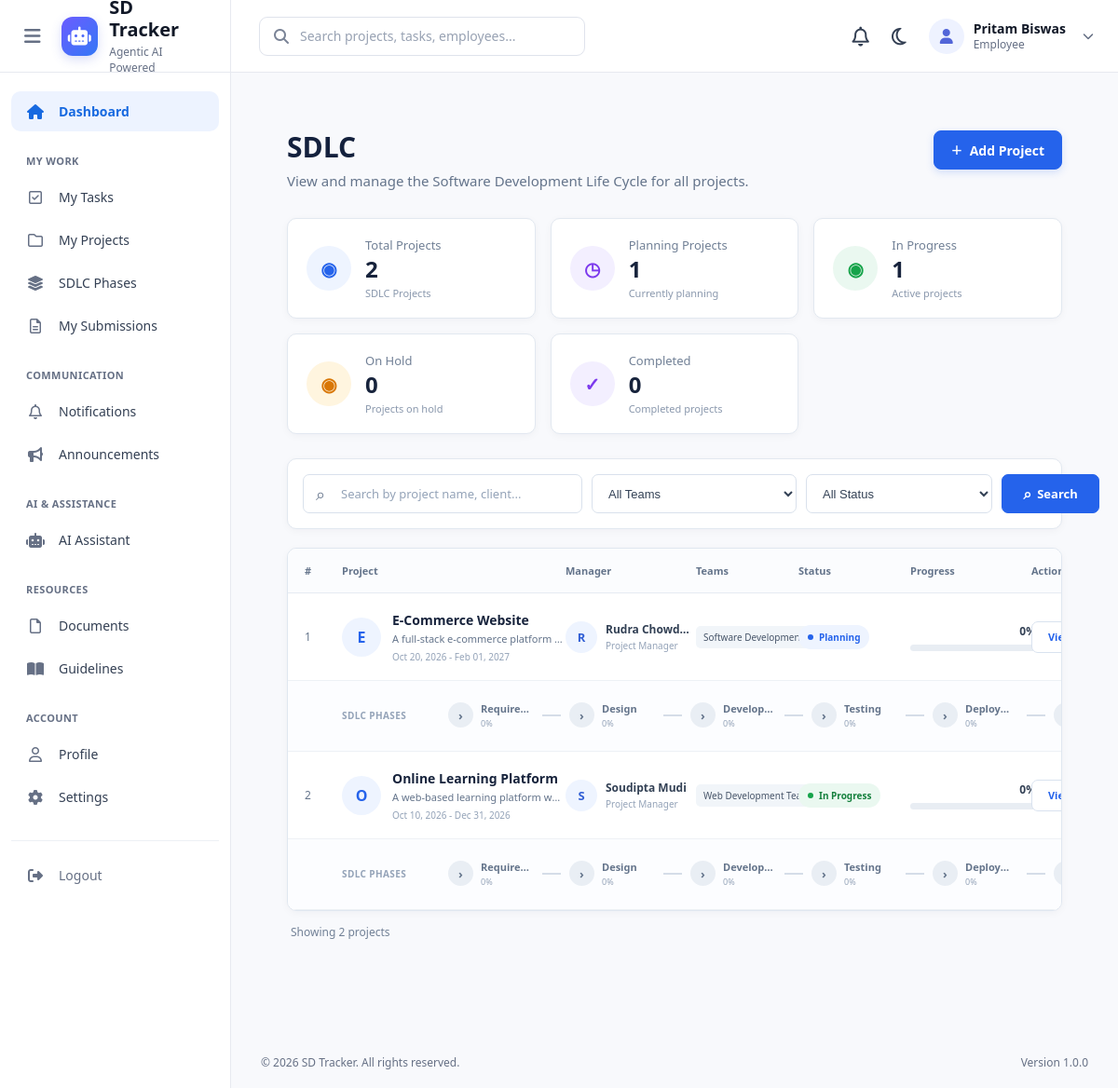
/sdlc/sdlc_list/ (signed in), run on an earlier commit of the app's database.
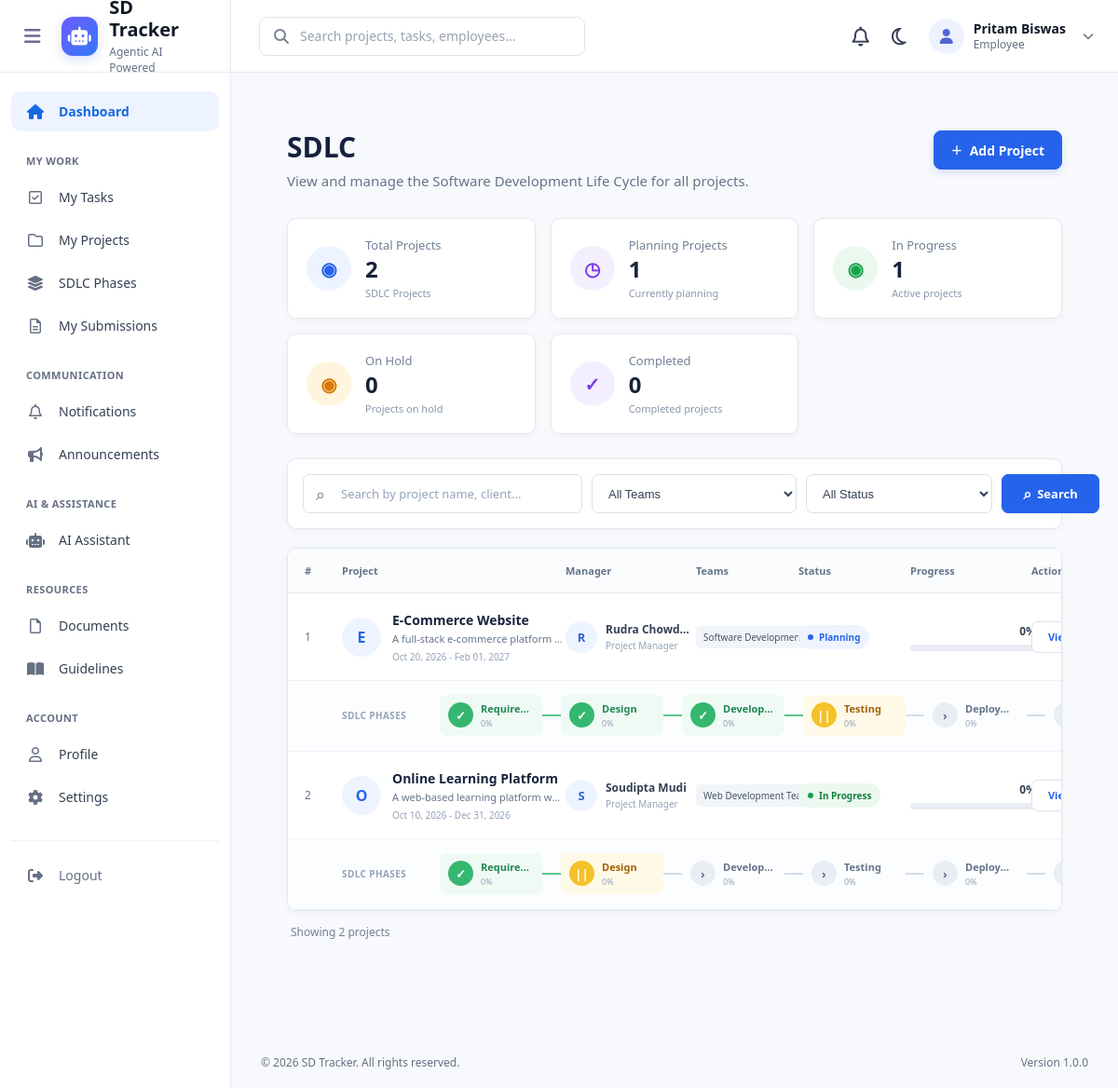
And on a later commit of the database.
### sdlc/models.py (models this page shows, shortened)
class SDLCPhase(models.Model):
    PHASE_CHOICES = (
        ("requirement", "Requirement Gathering"),
        ("design", "Design"),
        ("development", "Development"),
        ("testing", "Testing"),
        ("deployment", "Deployment"),
        ("maintenance", "Maintenance"),
    )
    STATUS_CHOICES = (
        ("not_started", "Not Started"),
        ("in_progress", "In Progress"),
        ("completed", "Completed"),
        ("on_hold", "On Hold"),
    )
    project = models.ForeignKey(
        Project,
        on_delete=models.CASCADE,
        related_name="phases"
    )
    phase_name = models.CharField(
        max_length=50,
        choices=PHASE_CHOICES
    )
    description = models.TextField(
        blank=True
    )
    start_date = models.DateField(
        null=True,
        blank=True
    )
    deadline = models.DateField(
        null=True,
        blank=True
    )
    status = models.CharField(
        max_length=20,
        choices=STATUS_CHOICES,
        default="not_started"
    )
    progress = models.PositiveIntegerField(
        default=0
    )
    order = models.PositiveIntegerField(
        default=1
    )
    class Meta:
        ordering = ["order"]
        constraints = [
            models.UniqueConstraint(
                fields=["project", "phase_name"],
                name="unique_phase_per_project"
            )
        ]

### sdlc/views.py (the view)
# urls.py: path('sdlc_list/', views.sdlc_list, name='sdlc_list'),
@login_required
def sdlc_list(request):
    projects = Project.objects.prefetch_related(
        "phases",
        "teams__members__user",
    ).select_related(
        "manager__user"
    )
    search = request.GET.get("search", "").strip()
    status = request.GET.get("status", "").strip()
    team_id = request.GET.get("team", "").strip()
    if search:
        projects = projects.filter(
            Q(name__icontains=search) |
            Q(description__icontains=search) |
            Q(client_name__icontains=search)
        )
    if status:
        projects = projects.filter(status=status)
    if team_id:
        projects = projects.filter(
            teams__id=team_id
        )
    projects = projects.distinct()
    if request.user.profile.role == "admin":
        teams = Team.objects.all()
    elif request.user.profile.role == "manager":
        teams = Team.objects.filter(
            projects__manager=request.user.employee
        ).distinct()
    else:
        teams = request.user.employee.teams.all().distinct()
    context = {
        "projects": projects,
        "teams": teams,
        "total_projects": Project.objects.count(),
        "planning_projects": Project.objects.filter(
            status="planning"
        ).count(),
        "active_projects": Project.objects.filter(
            status="active"
        ).count(),
        "on_hold_projects": Project.objects.filter(
            status="on_hold"
        ).count(),
        "completed_projects": Project.objects.filter(
            status="completed"
        ).count(),
        "search": search,
        "selected_status": status,
        "selected_team": team_id,
    }
    return render(
        request,
        "sdlc/sdlc_list.html",
        context
    )

### sdlc/templates/sdlc/sdlc_list.html (shortened to what the changed rows need)
{% extends "base.html" %}
{% load static %}
{% block extra_css %}
<link rel="stylesheet" href="{% static 'css/sdlc/sdlc_list.css' %}">
{% endblock %}
{% block content %}
<div class="sdlc-page">
    <div class="page-header">
        <div class="page-header-content">
            <h1>SDLC</h1>
        </div>
    </div>
    <div class="projects-card">
        {% for project in projects %}
        <div class="project-row">
            <div class="project-number">
                {{ forloop.counter }}
            </div>
            <div class="project-info">
                <div class="project-avatar">
                    {{ project.name|first|upper }}
                </div>
                <div class="project-details">
                    <a
                        href="{% url 'sdlc_detail' project.pk %}"
                        class="project-name"
                    >
                        {{ project.name }}
                    </a>
                    <span class="project-description">
                        {% if project.description %}
                            {{ project.description|truncatechars:55 }}
                        {% else %}
                            No description
                        {% endif %}
                    </span>
                    <span class="project-date">
                        {{ project.start_date|date:"M d, Y" }}
                        -
                        {{ project.deadline|date:"M d, Y" }}
                    </span>
                </div>
            </div>
            <div class="manager-info">
                {% if project.manager %}
                    <div class="manager-avatar">
                        {% if project.manager.user.first_name %}
                            {{ project.manager.user.first_name|first|upper }}
                        {% else %}
                            {{ project.manager.user.username|first|upper }}
                        {% endif %}
                    </div>
                    <div class="manager-details">
                        <span class="manager-name">
                            {{ project.manager.user.get_full_name }}
                        </span>
                        <span class="manager-role">
                            Project Manager
                        </span>
                    </div>
                {% else %}
                    <span class="not-assigned">
                        Not Assigned
                    </span>
                {% endif %}
            </div>
            <div class="teams-info">
                {% for team in project.teams.all %}
                    <span class="team-badge">
                        {{ team.name }}
                    </span>
                {% empty %}
                    <span class="not-assigned">
                        No Team
                    </span>
                {% endfor %}
            </div>
            <div>
                {% if project.status == "planning" %}
                    <span class="status-badge planning">
                        <span class="status-dot"></span>
                        Planning
                    </span>
                {% elif project.status == "active" %}
                    <span class="status-badge active">
                        <span class="status-dot"></span>
                        In Progress
                    </span>
                {% elif project.status == "on_hold" %}
                    <span class="status-badge on-hold">
                        <span class="status-dot"></span>
                        On Hold
                    </span>
                {% elif project.status == "completed" %}
                    <span class="status-badge completed">
                        <span class="status-dot"></span>
                        Completed
                    </span>
                {% elif project.status == "cancelled" %}
                    <span class="status-badge cancelled">
                        <span class="status-dot"></span>
                        Cancelled
                    </span>
                {% endif %}
            </div>
            <div class="progress-info">
                <div class="progress-value">
                    {{ project.progress }}%
                </div>
                <div class="progress-track">
                </div>
            </div>
            <div class="action-buttons">
                <a
                    href="{% url 'sdlc_detail' project.pk %}"
                    class="action-btn view-btn"
                    title="View SDLC"
                >
                    View
                </a>
            </div>
        </div>
        <div class="phase-row">
            <div class="phase-row-label">
                SDLC Phases
            </div>
            <div class="phase-flow">
                {% for phase in project.phases.all %}
                    <a
                        href="{% url 'sdlc_detail' project.pk %}"
                        class="phase-item
                        {% if phase.status == 'completed' %}
                            completed
                        {% elif phase.status == 'in_progress' %}
                            in-progress
                        {% elif phase.status == 'on_hold' %}
                            on-hold
                        {% else %}
                            not-started
                        {% endif %}"
                    >
                        <div class="phase-icon">
                            {% if phase.status == "completed" %}
                                ✓
                            {% elif phase.status == "in_progress" %}
                                ↻
                            {% elif phase.status == "on_hold" %}
                                ||
                            {% else %}
                                ›
                            {% endif %}
                        </div>
                        <div class="phase-content">
                            <span class="phase-name">
                                {{ phase.get_phase_name_display }}
                            </span>
                            <span class="phase-progress">
                                {{ phase.progress }}%
                            </span>
                        </div>
                    </a>
                    {% if not forloop.last %}
                        <div
                            class="phase-connector
                            {% if phase.status == 'completed' %}
                                completed
                            {% endif %}"
                        ></div>
                    {% endif %}
                {% empty %}
                    <span class="no-phases">
                        No SDLC phases available.
                    </span>
                {% endfor %}
            </div>
        </div>
        {% endfor %}
    </div>
</div>
{% endblock %}

What changed in the data, as far as the page shows it:
changed SDLCPhase (number 1 of 10 on the later page): status "›" → "✓"
changed SDLCPhase (number 2 of 10 on the later page): status "›" → "✓"
changed SDLCPhase (number 3 of 10 on the later page): status "›" → "✓"
changed SDLCPhase (number 4 of 10 on the later page): status "›" → "||"
changed SDLCPhase (number 6 of 10 on the later page): status "›" → "✓"
changed SDLCPhase (number 7 of 10 on the later page): status "›" → "||"
